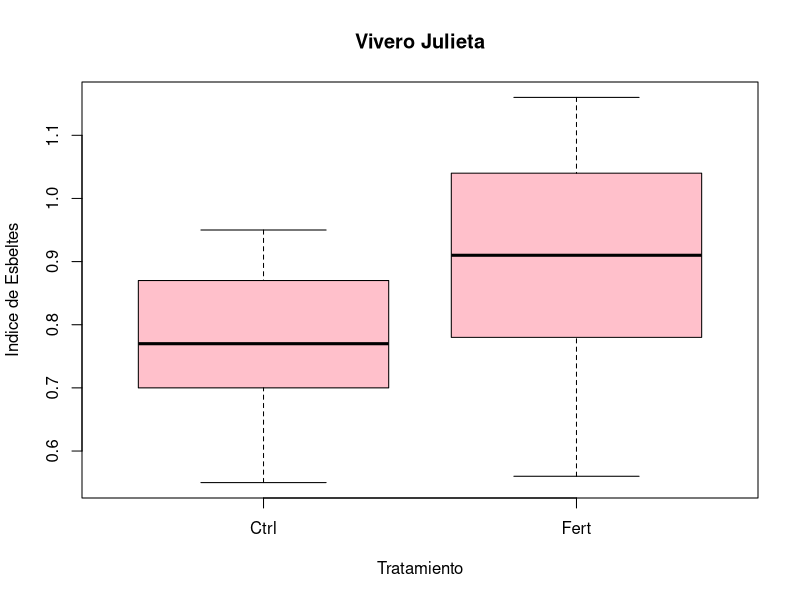

Write the R code that produced this figure.
#Julieta Gonzalez Cuellar 
#28/08/23
#Matricula 2070694

#dos tratamientos ctrl y fert, un grupo de plantas 
#prueba de t independientes 

# IMPORTAR  ---------------------------------------------------------------

setwd ("C:/REPOSITORIO/Met_ES/Scripts")
vivero <- read.csv("IE.csv", header = T)


# DESCRIPTIVAS  -----------------------------------------------------------

#usar la librerua dplyr para seleccionar datos mediante
#restricciones 
library(dplyr) #separar las planatas con tratamiento y con fertilizante
Ctrl <- vivero %>%
  filter(Tratamiento == "Ctrl")
Fert <- vivero %>%
  filter (Tratamiento == "Fert")

mean(Ctrl$IE)
mean(Fert$IE)

 descriptor <- vivero%>%
  group_by(Tratamiento)%>%
  summarise(
    n = n (),
    media = mean(IE), 
    mediana = median(IE),
    sd = sd (IE),
    var= var(IE)
    )

# Grafica -----------------------------------------------------------------

boxplot(vivero$IE ~ vivero$Tratamiento, 
        xlab = "Tratamiento", 
        ylab = "Indice de Esbeltes",
        main = "Vivero Julieta", 
        col= "Pink")
t.test(vivero$IE ~ vivero$Tratamiento, var.equal= T)
